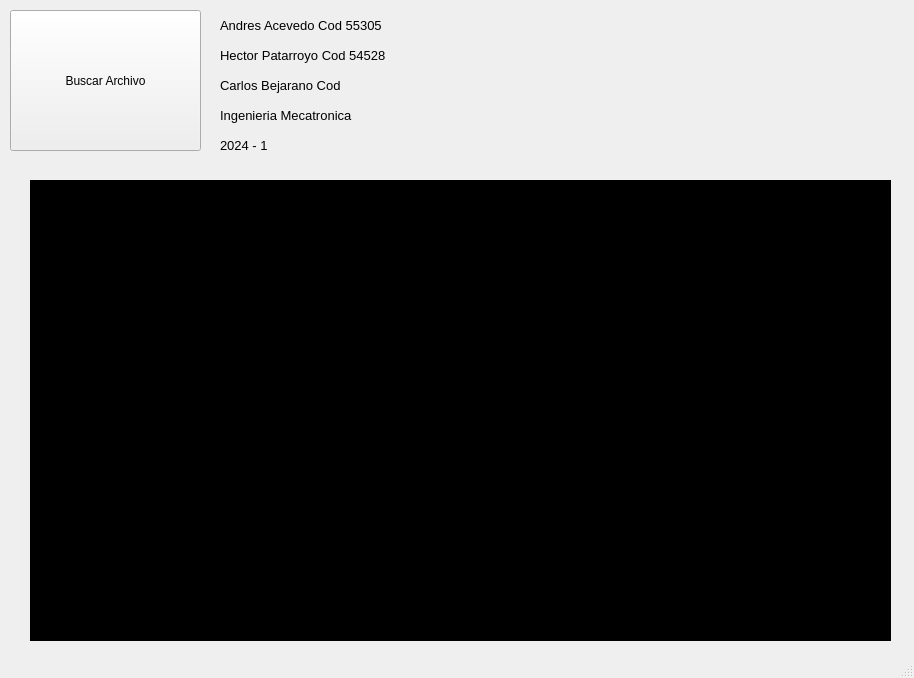
<?xml version="1.0" encoding="UTF-8"?>
<ui version="4.0">
 <class>MainWindow</class>
 <widget class="QMainWindow" name="MainWindow">
  <property name="geometry">
   <rect>
    <x>0</x>
    <y>0</y>
    <width>914</width>
    <height>678</height>
   </rect>
  </property>
  <property name="windowTitle">
   <string>MainWindow</string>
  </property>
  <widget class="QWidget" name="centralwidget">
   <widget class="QLabel" name="label">
    <property name="geometry">
     <rect>
      <x>30</x>
      <y>180</y>
      <width>861</width>
      <height>461</height>
     </rect>
    </property>
    <property name="styleSheet">
     <string notr="true">background-color: rgb(0, 0, 0);</string>
    </property>
    <property name="text">
     <string/>
    </property>
   </widget>
   <widget class="QPushButton" name="pushButton">
    <property name="geometry">
     <rect>
      <x>10</x>
      <y>10</y>
      <width>191</width>
      <height>141</height>
     </rect>
    </property>
    <property name="text">
     <string>Buscar Archivo</string>
    </property>
   </widget>
   <widget class="QLabel" name="label_6">
    <property name="geometry">
     <rect>
      <x>220</x>
      <y>10</y>
      <width>341</width>
      <height>31</height>
     </rect>
    </property>
    <property name="font">
     <font>
      <pointsize>10</pointsize>
     </font>
    </property>
    <property name="text">
     <string>Andres Acevedo Cod 55305</string>
    </property>
   </widget>
   <widget class="QLabel" name="label_7">
    <property name="geometry">
     <rect>
      <x>220</x>
      <y>40</y>
      <width>341</width>
      <height>31</height>
     </rect>
    </property>
    <property name="font">
     <font>
      <pointsize>10</pointsize>
     </font>
    </property>
    <property name="text">
     <string>Hector Patarroyo Cod 54528</string>
    </property>
   </widget>
   <widget class="QLabel" name="label_8">
    <property name="geometry">
     <rect>
      <x>220</x>
      <y>130</y>
      <width>341</width>
      <height>31</height>
     </rect>
    </property>
    <property name="font">
     <font>
      <pointsize>10</pointsize>
     </font>
    </property>
    <property name="text">
     <string>2024 - 1</string>
    </property>
   </widget>
   <widget class="QLabel" name="label_2">
    <property name="geometry">
     <rect>
      <x>690</x>
      <y>10</y>
      <width>211</width>
      <height>151</height>
     </rect>
    </property>
    <property name="text">
     <string/>
    </property>
    <property name="pixmap">
     <pixmap>logo_ecci.png</pixmap>
    </property>
   </widget>
   <widget class="QLabel" name="label_9">
    <property name="geometry">
     <rect>
      <x>220</x>
      <y>100</y>
      <width>341</width>
      <height>31</height>
     </rect>
    </property>
    <property name="font">
     <font>
      <pointsize>10</pointsize>
     </font>
    </property>
    <property name="text">
     <string>Ingenieria Mecatronica</string>
    </property>
   </widget>
   <widget class="QLabel" name="label_10">
    <property name="geometry">
     <rect>
      <x>220</x>
      <y>70</y>
      <width>341</width>
      <height>31</height>
     </rect>
    </property>
    <property name="font">
     <font>
      <pointsize>10</pointsize>
     </font>
    </property>
    <property name="text">
     <string>Carlos Bejarano Cod </string>
    </property>
   </widget>
  </widget>
  <widget class="QStatusBar" name="statusbar"/>
 </widget>
 <resources/>
 <connections/>
</ui>
